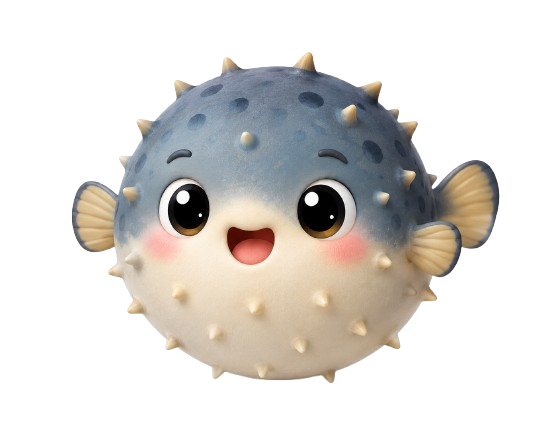
#> input picture build/installer-image.png, 558 x 447 px
$ python create-icon.py ../build/installer-image.png ../build/installer-image.png
#> lines starting #> are read from the running program, lines starting #| are printed output that depends on the picture
from pathlib import Path
import sys

from PIL import Image


source = Path(sys.argv[1])
target = Path(sys.argv[2])
target.parent.mkdir(parents=True, exist_ok=True)

image = Image.open(source).convert("RGBA")
#> image is the input picture: PIL image 558x447 RGBA; mean R, G, B, A 59.9, 56.9, 53.4, 92.4
image.thumbnail((256, 256), Image.LANCZOS)
#> image: PIL image 256x205 RGBA

canvas = Image.new("RGBA", (256, 256), (0, 0, 0, 0))
#> canvas: PIL image 256x256 RGBA; every value is 0
left = (256 - image.width) // 2
#> left = 0
top = (256 - image.height) // 2
#> top = 25
canvas.alpha_composite(image, (left, top))
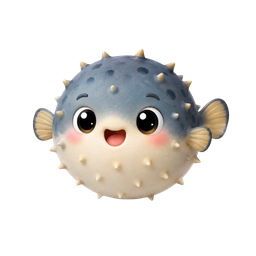
#> canvas: PIL image 256x256 RGBA; mean R, G, B, A 49.9, 47.4, 44.4, 74; transparent parts drawn white
canvas.save(target, format="ICO", sizes=[(256, 256), (128, 128), (64, 64), (48, 48), (32, 32), (16, 16)])
